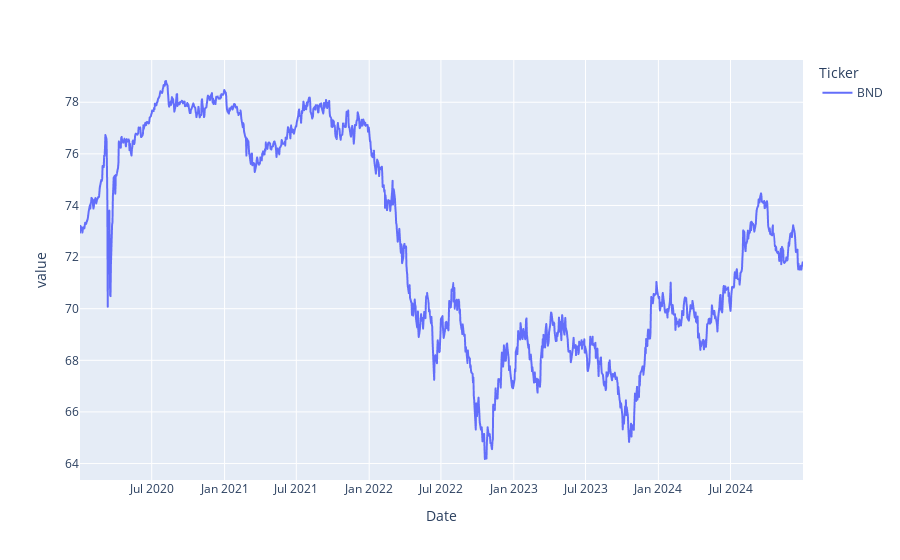

Notebook code cell kept with this figure:
### Code cell
# Vanguard Growth ETF
growth_data = yf.download('BND', start=start_date, end=end_date)['Close']
px.line(growth_data)

### Figure 1 — Plotly figure (JSON) as saved in the notebook; plotly's stock layout.template omitted (floating-point values rounded to 4 significant figures; data arrays with more than 128 entries replaced by an {"elided": "..."} marker saying what was removed)
{"data": [{"hovertemplate": "Ticker=BND<br>Date=%{x}<br>value=%{y}<extra></extra>", "legendgroup": "BND", "line": {"color": "#636efa", "dash": "solid"}, "marker": {"symbol": "circle"}, "mode": "lines", "name": "BND", "showlegend": true, "type": "scattergl", "x": {"elided": "1258 str values"}, "xaxis": "x", "y": {"elided": "1258 float values"}, "yaxis": "y"}], "layout": {"autosize": true, "legend": {"title": {"text": "Ticker"}, "tracegroupgap": 0}, "margin": {"t": 60}, "xaxis": {"anchor": "y", "autorange": true, "domain": [0, 1], "range": ["2020-01-02", "2024-12-31"], "title": {"text": "Date"}, "type": "date"}, "yaxis": {"anchor": "x", "autorange": true, "domain": [0, 1], "range": [63.36, 79.64], "title": {"text": "value"}, "type": "linear"}}}
